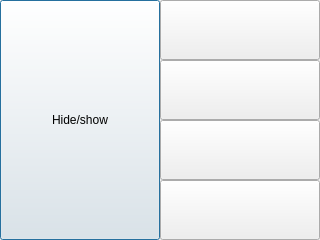
<?xml version="1.0" encoding="UTF-8"?>
<ui version="4.0">
 <class>Dialog</class>
 <widget class="QDialog" name="Dialog">
  <property name="geometry">
   <rect>
    <x>0</x>
    <y>0</y>
    <width>320</width>
    <height>240</height>
   </rect>
  </property>
  <property name="windowTitle">
   <string>Feedback</string>
  </property>
  <widget class="QPushButton" name="pushButtonHide">
   <property name="geometry">
    <rect>
     <x>0</x>
     <y>0</y>
     <width>160</width>
     <height>240</height>
    </rect>
   </property>
   <property name="text">
    <string>Hide/show</string>
   </property>
  </widget>
  <widget class="QPushButton" name="pushButtonD">
   <property name="geometry">
    <rect>
     <x>160</x>
     <y>180</y>
     <width>160</width>
     <height>60</height>
    </rect>
   </property>
   <property name="text">
    <string/>
   </property>
  </widget>
  <widget class="QPushButton" name="pushButtonA">
   <property name="geometry">
    <rect>
     <x>160</x>
     <y>0</y>
     <width>160</width>
     <height>60</height>
    </rect>
   </property>
   <property name="text">
    <string/>
   </property>
  </widget>
  <widget class="QPushButton" name="pushButtonB">
   <property name="geometry">
    <rect>
     <x>160</x>
     <y>60</y>
     <width>160</width>
     <height>60</height>
    </rect>
   </property>
   <property name="text">
    <string/>
   </property>
  </widget>
  <widget class="QPushButton" name="pushButtonC">
   <property name="geometry">
    <rect>
     <x>160</x>
     <y>120</y>
     <width>160</width>
     <height>60</height>
    </rect>
   </property>
   <property name="text">
    <string/>
   </property>
  </widget>
 </widget>
 <resources/>
 <connections/>
</ui>
